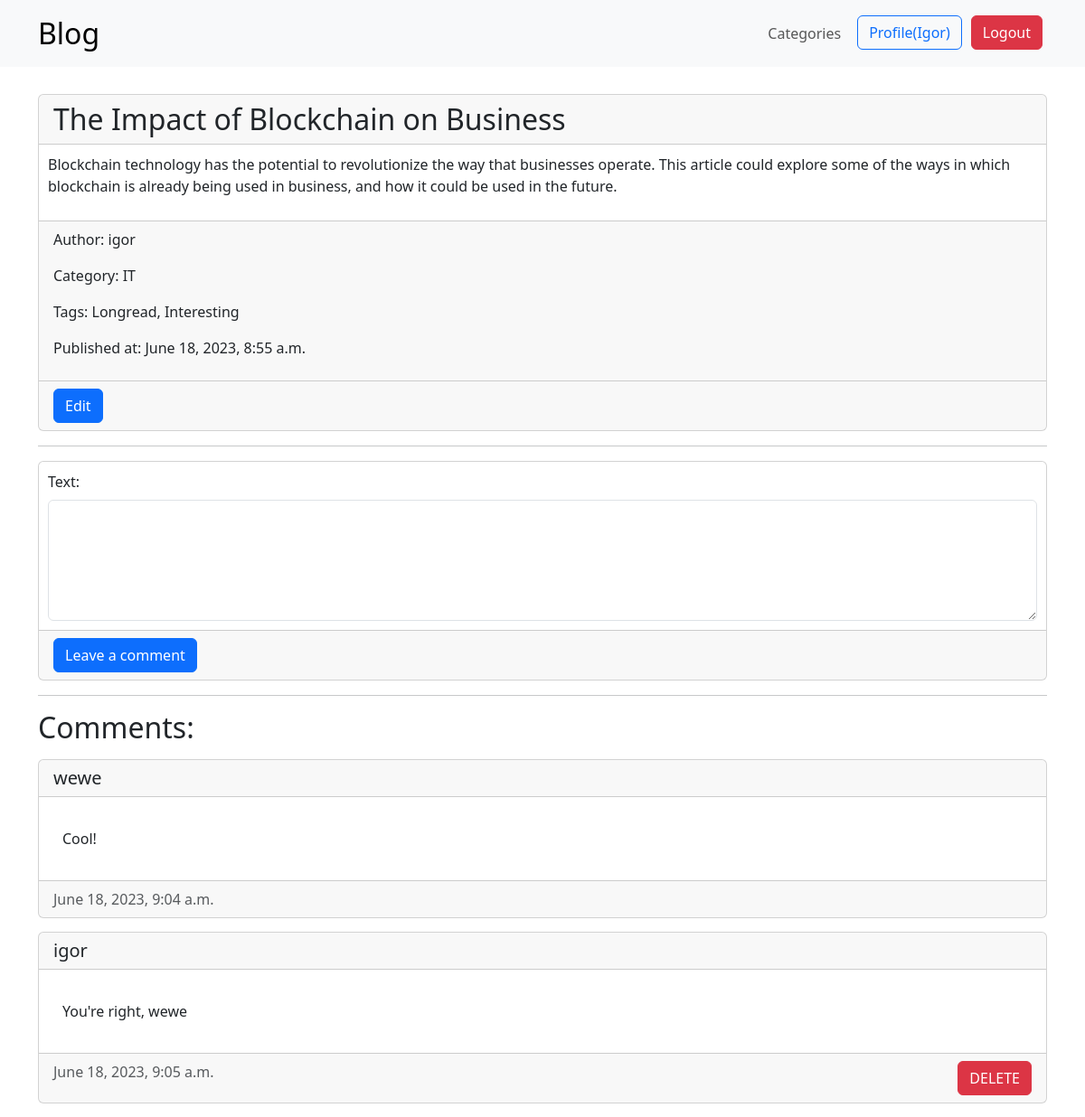
The page /posts/the-impact-of-blockchain-on-business (signed in) on the database its author committed.
### Blog/models.py (models this page shows, shortened)
class Post(models.Model):
    title = models.CharField(max_length=120)
    slug = models.SlugField(max_length=255, unique=True, db_index=True, verbose_name="Slug")
    content = models.TextField()
    created_at = models.DateTimeField(auto_now_add=True)
    updated_at = models.DateTimeField(auto_now=True)
    author = models.ForeignKey(User, on_delete=models.CASCADE, related_name="blog_posts")
    category = models.ForeignKey(Category, on_delete=models.CASCADE, related_name="posts")
    tags = models.ManyToManyField(Tag, related_name='posts')
    def get_tags(self):
        return ', '.join([tag.tag_name for tag in self.tags.all()])
    get_tags.short_description = "Admin Names"
    class Meta:
        ordering = ['-created_at']

class Category(models.Model):
    category_name = models.CharField(max_length=120)
    def __str__(self):
        return self.category_name

class Tag(models.Model):
    tag_name = models.CharField(max_length=120)

class Comment(models.Model):
    text = models.TextField()
    author = models.ForeignKey(User, on_delete=models.CASCADE, related_name="comments")
    created_at = models.DateTimeField(auto_now_add=True)
    post = models.ForeignKey(Post, on_delete=models.CASCADE, related_name="comments")
    class Meta:
        ordering = ['created_at']

### Blog/views.py (the view, shortened to what this page needs)
# urls.py: path('posts/<slug:slug>', PostDetailView.as_view()),
class PostDetailView(generic.DetailView, FormMixin):
    model = Post
    template_name = 'Blog/post_detail.html'
    form_class = CommentForm

### Blog/forms.py
class CommentForm(forms.Form):
    text = forms.CharField(widget=forms.Textarea(attrs={'rows': 5, "class": "form-control"}))

### templates/Blog/post_detail.html (shortened to what this page needs)
{% extends 'base.html' %}
{% block content %}
    <article class="post card">
        <h2 class="card-header">{{ post.title }}</h2>
        <p class="card-text">{{ post.content|linebreaksbr }}</p>
        <div class="card-footer">
            <p>Author: {{ post.author }}</p>
            <p>Category: {{ post.category }}</p>
            {% if post.tags.all %}
                <p>Tags: {{ post.get_tags }}</p>
            {% endif %}
            <p>Published at:
                <time class="date">
                    {{ post.created_at }}
                </time>
            </p>
        </div>
        {% if request.user == post.author and request.user.is_authenticated %}
            <div class="card-footer">
                <a href="{% url "post_update" post.slug %}" class="btn btn-primary">Edit</a>
            </div>
        {% endif %}
    </article>
    {% if request.user.is_authenticated %}
        <hr>
        <div class="card">
            <form method="post">
                <div class="card-text">
                    <label class="form-label">Text:</label>
                    {{ form.text }}
                </div>
                <div class="card-footer">
                    <input type="submit" value="Leave a comment" class="btn btn-primary full-width">
                </div>
            </form>
        </div>
    {% endif %}
    {% if post.comments.last %}
        <hr>
        <div>
            <h2>Comments:</h2>
            {% for comment in post.comments.all %}
                <div class="card comment">
                    <h5 class="card-header mb-2">{{ comment.author }}</h5>
                    <div class="card-body">
                        <p class="card-text mb-2">{{ comment.text }}</p>
                    </div>
                    <div class="card-footer text-body-secondary" style="display: flex;">
                        <time class="me-auto mt-2 mt-lg-0">{{ comment.created_at }}</time>
                        {% if request.user == comment.author and request.user.is_authenticated %}
                            <form method="POST" action="{% url "delete_comment" comment.pk %}"
                                  style="padding-left: 10px;">
                                {% csrf_token %}<input class="btn btn-danger" type="submit" value="DELETE">
                            </form>
                        {% endif %}
                    </div>
                </div>
            {% endfor %}
        </div>
    {% endif %}
{% endblock %}

### templates/base.html (shortened to what this page needs)
{% load static %}
<!DOCTYPE html>
<html lang="en">
<head>
    <link href="https://cdn.jsdelivr.net/npm/bootstrap@5.3.0/dist/css/bootstrap.min.css" rel="stylesheet"
>
    <link rel="stylesheet" href="{% static "css/style.css" %}"/>
</head>
<body>
<nav class="navbar navbar-expand-lg bg-body-tertiary sticky-top">
    <div class="container">
        <div class="collapse navbar-collapse" id="navbarNavDropdown">
            <a class="navbar-brand me-auto mt-2 mt-lg-0" href="{% url 'posts' %}">Blog</a>
            <ul class="navbar-nav">
                <li class="nav-item">
                    <a class="nav-link me-auto mt-2 mt-lg-0" href="{% url 'categories' %}">Categories</a>
                </li>
                {% if request.user.is_authenticated %}
                    <li class="nav-item">
                        <a href="{% url 'profile' %}" class="btn btn-outline-primary">Profile({{ request.user | title }})</a>
                    </li>
                    <li class="nav-item">
                        <a href="{% url 'logout' %}" class="btn btn-danger">Logout</a>
                    </li>
                {% endif %}
            </ul>
        </div>
    </div>
</nav>
<main class="container">
    <div class="row">
        <div class="col">
            {% block content %}
            {% endblock %}
        </div>
    </div>
</main>
</body>
</html>

### static/css/style.css (style rules this page uses)
.navbar { margin-bottom: 15px; }
.nav-item { padding: 5px; }
.post { margin-top: 15px; }
.comment { margin-top: 15px; margin-bottom: 15px; }
.card-text { padding: 10px; }
.navbar-brand { font-size: 32px; }

### rows shown on the page
Post: title "The Impact of Blockchain on Business", content "Blockchain technology has the potential to revolutionize the way that businesses operate. This article could explore some of the ways in which blockchain is already being used in business, and how it could be used in the future.", author "igor", category "IT", get_tags "Longread, Interesting", created_at "June 18, 2023, 8:55 a.m."
Comment: author "wewe", text "Cool!", created_at "June 18, 2023, 9:04 a.m."
Comment: author "igor", text "You're right, wewe", created_at "June 18, 2023, 9:05 a.m."

### other values the page prints
{{ request.user | title }} "Igor"
